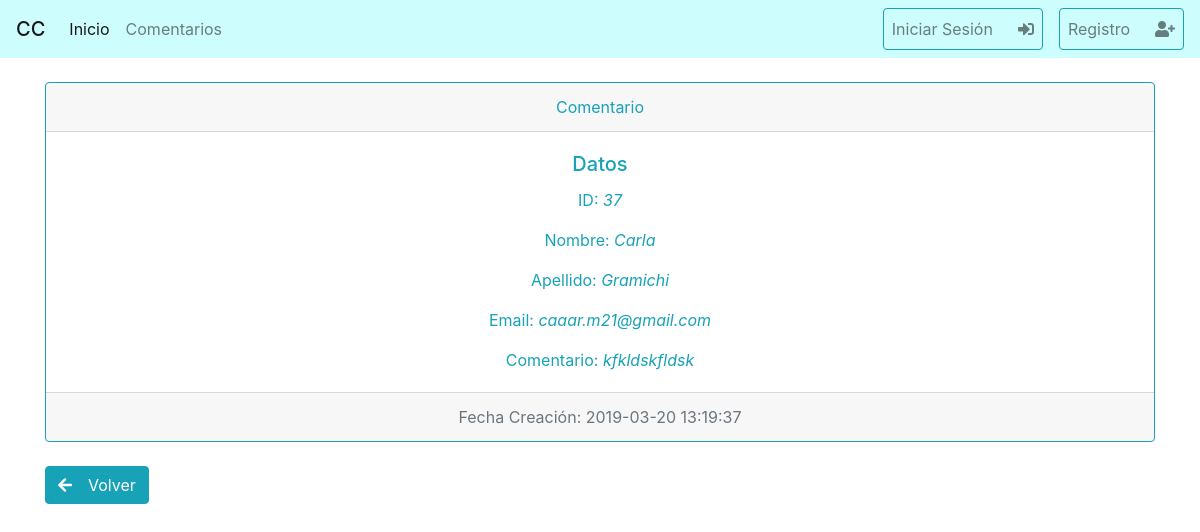
Page /ver_comentario.php?id=37 on the committed database.
### tables this page shows
CREATE TABLE `comentarios` (
  `id` int(11) NOT NULL,
  `nombre` varchar(255) NOT NULL,
  `apellido` varchar(255) NOT NULL,
  `email` varchar(255) NOT NULL,
  `comentario` text NOT NULL,
  `fecha_creacion` timestamp NOT NULL DEFAULT CURRENT_TIMESTAMP
);

### ver_comentario.php (the view)
<?php
require 'plantillas/cabecera.php';
$con = conectar();
$consulta = $con->query("SELECT id,nombre,apellido,email,comentario,fecha_creacion FROM comentarios  WHERE id = {$_REQUEST['id']}");
$coment = $consulta->fetchAll(PDO::FETCH_ASSOC);
?>
<br>
<div class="card text-center text-info border-info">
    <div class="card-header">
        Comentario
    </div>
    <div class="card-body ">
        <h5 class="card-title">Datos</h5>
        <?php foreach ($coment as $comenta): ?>
            <p class="card-text ">ID: <em><?= $comenta['id'] ?></em></p>
            <p class="card-text ">Nombre: <em><?= $comenta['nombre'] ?></em></p>
            <p class="card-text">Apellido: <em><?= $comenta['apellido'] ?></em></p>
            <p class="card-text">Email: <em><?= $comenta['email'] ?></em></p>
            <p class="card-text">Comentario: <em><?= $comenta['comentario'] ?></em></p>
        <?php endforeach ?>
    </div>
    <div class="card-footer text-muted">
        <?php foreach ($coment as $comenta): ?>
            <p class="card-text">Fecha Creación: <span><?= $comenta['fecha_creacion'] ?></span></p>
        <?php endforeach; ?>
    </div>
</div>
<br>
<a href="<?= ROOT ?>/listado_comentarios.php" class="btn btn-info"><span
            class="fa fa-arrow-left"></span>&emsp;Volver</a>
<?php require 'plantillas/footer.php'; ?>

### rows in the picture
comentarios: id "37", nombre "Carla", apellido "Gramichi", email "caaar.m21@gmail.com", comentario "kfkldskfldsk", fecha_creacion "2019-03-20 13:19:37"
